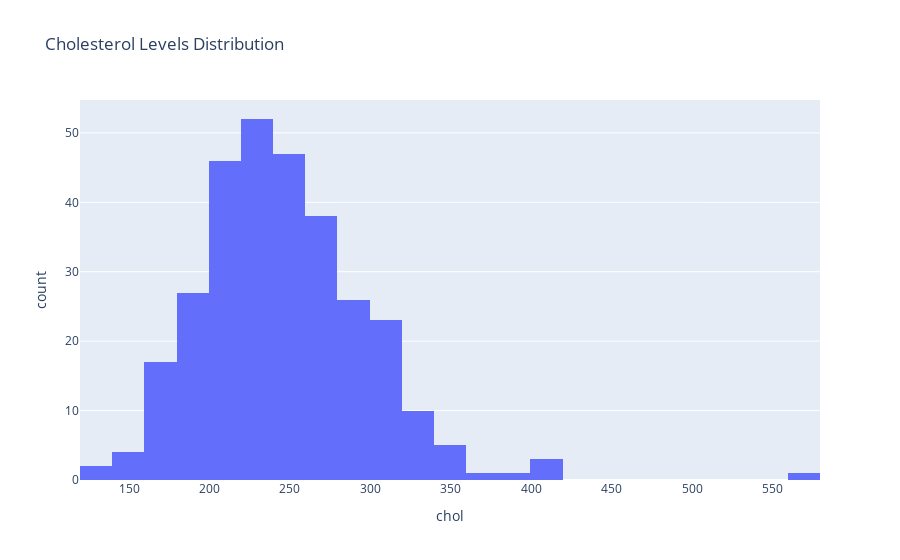

Notebook code cell kept with this figure:
### Code cell
fig5 = px.histogram(df, x='chol', title='Cholesterol Levels Distribution')
fig5.show()

### Figure 1 — Plotly figure (JSON) as saved in the notebook; plotly's stock layout.template omitted (floating-point values rounded to 4 significant figures; data arrays with more than 128 entries replaced by an {"elided": "..."} marker saying what was removed)
{"data": [{"alignmentgroup": "True", "bingroup": "x", "hovertemplate": "chol=%{x}<br>count=%{y}<extra></extra>", "legendgroup": "", "marker": {"color": "#636efa", "pattern": {"shape": ""}}, "name": "", "offsetgroup": "", "orientation": "v", "showlegend": false, "type": "histogram", "x": {"elided": "303 int values"}, "xaxis": "x", "yaxis": "y"}], "layout": {"barmode": "relative", "legend": {"tracegroupgap": 0}, "title": {"text": "Cholesterol Levels Distribution"}, "xaxis": {"anchor": "y", "domain": [0, 1], "title": {"text": "chol"}}, "yaxis": {"anchor": "x", "domain": [0, 1], "title": {"text": "count"}}}}
